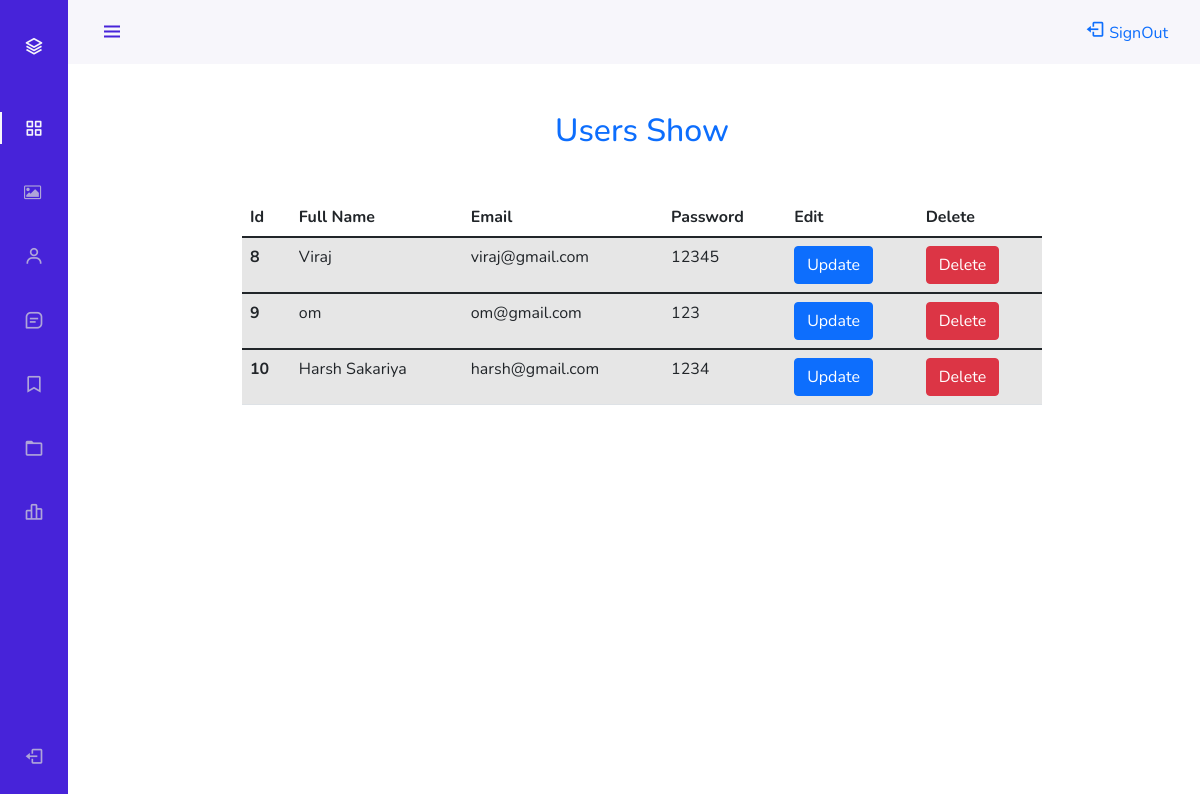
Screenshot of /admin/user_show.php with the database file from the repository.
### tables this page shows
CREATE TABLE `users` (
  `id` int(11) NOT NULL,
  `full_name` varchar(500) NOT NULL,
  `email` varchar(500) NOT NULL,
  `password` varchar(20) NOT NULL
);

### admin/user_show.php (the view, shortened to what this page needs)
<?php include 'header.php'; ?>
<!DOCTYPE html>
<html>
<head>
</head>
<body>
 <h2 class="text-center pt-5 text-primary">Users Show</h2>
 <table class="table table-striped mt-5 m-auto" style="width: 800px;">
  <thead>
    <tr>
      <th scope="col">Id</th>
      <th scope="col">Full Name</th>
      <th scope="col">Email</th>
      <th scope="col">Password</th>
      <th scope="col">Edit</th>
      <th scope="col">Delete</th>
    </tr>
  </thead>
  <tbody>
    <?php
    include("connect.php");
    $temp=mysqli_query($con,"SELECT * FROM users");
    while($data=mysqli_fetch_array($temp))
    {
      ?>
      <tr>
        <th scope="row"><?php echo $data['id']; ?></th>
        <td><?php echo $data['full_name']; ?></td>
        <td><?php echo $data['email']; ?></td>
        <td><?php echo $data['password']; ?></td>
        <td><a href="user_update.php?id=<?php echo $data['id'];?>" class="text-primary"><button type="button" class="btn btn-primary">Update</button></a></td>
        <td><a href="user_delete.php?uidi=<?php echo $data['id'];?>&amp;cname=<?php echo $data['id']; ?>" class="text-primary"><button type="button" class="btn btn-danger">Delete</button></a></td>
      </tr>
    </tbody>
    <?php
  }
  ?>
</table>
</body>
</html>

### admin/header.php (style rules this page uses)
:root { --header-height: 3rem; --nav-width: 68px; --first-color: #4723D9; --first-color-light: #AFA5D9; --white-color: #F7F6FB; --body-font: 'Nunito', sans-serif; --normal-font-size: 1rem; --z-fixed: 100 }
body { position: relative; margin: var(--header-height) 0 0 0; padding: 0 1rem; font-family: var(--body-font); font-size: var(--normal-font-size); transition: .5s }
a { text-decoration: none }
@media screen and (min-width: 768px) { body { margin: calc(var(--header-height) + 1rem) 0 0 0; padding-left: calc(var(--nav-width) + 2rem) } }

### rows the page displays
users: id "8", full_name "Viraj", email "viraj@gmail.com", password "12345"
users: id "9", full_name "om", email "om@gmail.com", password "123"
users: id "10", full_name "Harsh Sakariya", email "harsh@gmail.com", password "1234"
